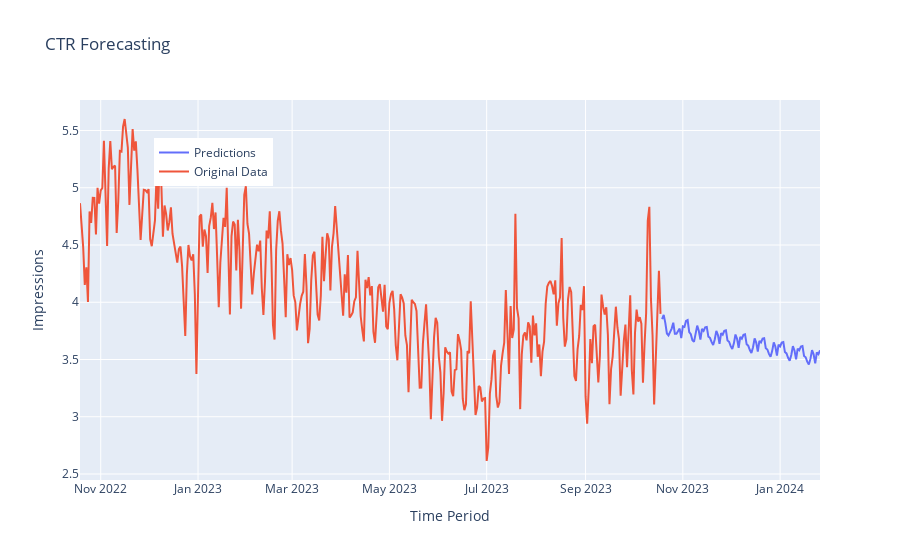

Write notebook code for a chart like this one.
### Markdown cell above
**Create a DataFrame with the original data and predictions**

### Code cell
forecast = pd.DataFrame({'Original': time_series, 'Predictions': predictions})

# Plot the original data and predictions
fig = go.Figure()

fig.add_trace(go.Scatter(x=forecast.index, y=forecast['Predictions'],
                         mode='lines', name='Predictions'))

fig.add_trace(go.Scatter(x=forecast.index, y=forecast['Original'],
                         mode='lines', name='Original Data'))

fig.update_layout(title='CTR Forecasting',
                  xaxis_title='Time Period',
                  yaxis_title='Impressions',
                  legend=dict(x=0.1, y=0.9),
                  showlegend=True)

fig.show()

### Figure 1 — Plotly figure (JSON) as saved in the notebook; plotly's stock layout.template omitted (floating-point values rounded to 4 significant figures; data arrays with more than 128 entries replaced by an {"elided": "..."} marker saying what was removed)
{"data": [{"mode": "lines", "name": "Predictions", "type": "scatter", "x": {"elided": "465 str values"}, "y": {"elided": "465 float values"}}, {"mode": "lines", "name": "Original Data", "type": "scatter", "x": {"elided": "465 str values"}, "y": {"elided": "465 float values"}}], "layout": {"autosize": true, "legend": {"x": 0.1, "y": 0.9}, "showlegend": true, "title": {"text": "CTR Forecasting"}, "xaxis": {"autorange": true, "range": ["2022-10-19", "2024-01-26"], "title": {"text": "Time Period"}, "type": "date"}, "yaxis": {"autorange": true, "range": [2.447, 5.767], "title": {"text": "Impressions"}, "type": "linear"}}}
